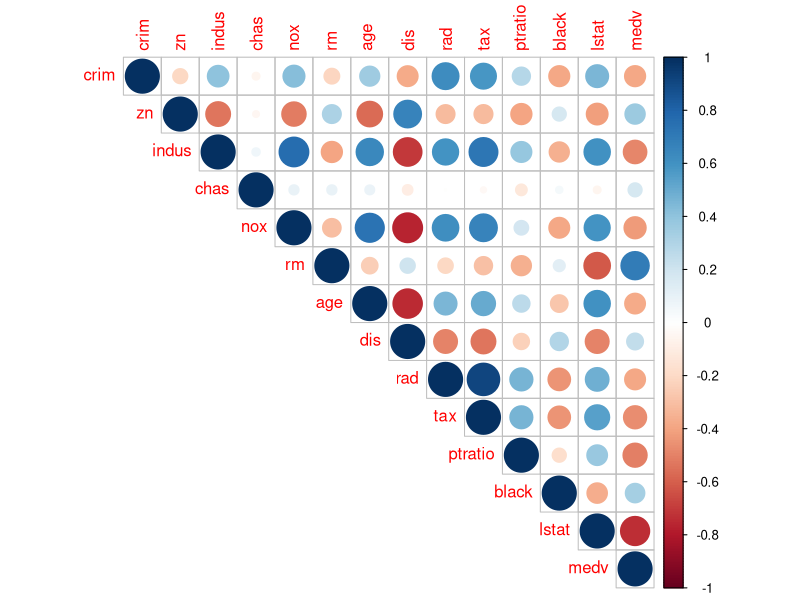
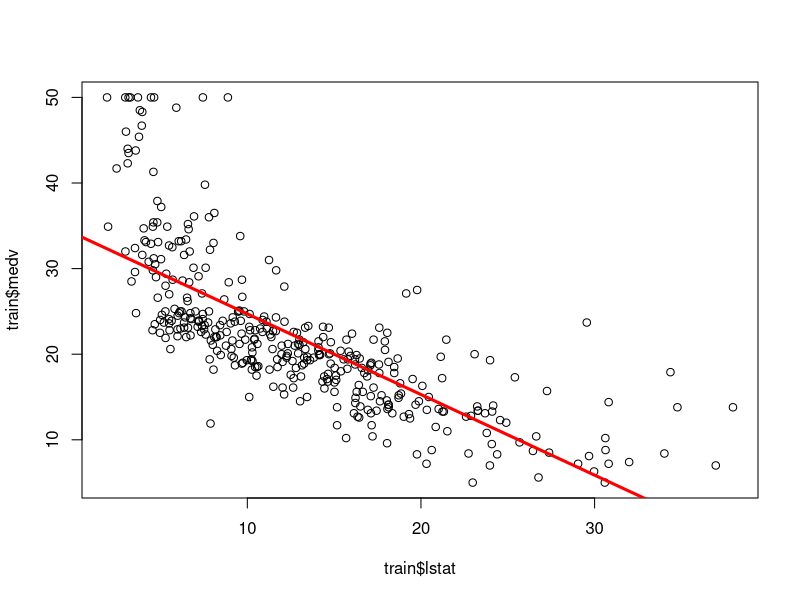
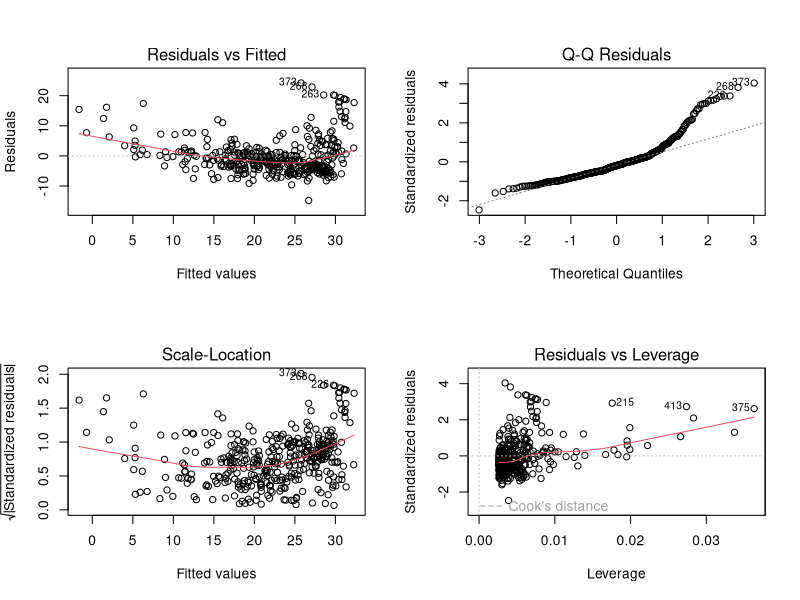

Write R code to recreate these figures, in order.
#Invoke MASS package which comprised of large collection of data sets and functions
library(MASS)

#The MASS library contains Boston dataset which records median house value using 13 predictors
#Some predictors are rm(average no. of rooms per house), age(average age of houses), and lstat(percent of households with low socioeconomic status)

attach(Boston)

names(Boston)

library(corrplot)

# Correlation matrix shows the linear relationship between variables of the Boston dataset
corr_matrix<-cor(Boston)
corrplot(corr_matrix, type="upper")

#train and test data split
data(Boston)
smp_size<-floor(0.75*nrow(Boston))
set.seed(12)
train_ind<-sample(seq_len(nrow(Boston)), size=smp_size)
train<-Boston[train_ind, ]
test<-Boston[-train_ind, ]

#Model build 
lm.fit = lm(medv~lstat, data=train)

# summary of the model that shows coefficients, R-squared and p-value 
summary(lm.fit)

# Scatter plot along with the trend line
plot(train$lstat,train$medv)

abline(lm.fit, lwd = 3, col = "red")

par(mfrow=c(2,2))
plot(lm.fit)

#predict test data
test$medv <- NULL
test_medv <- predict(lm.fit,test)

test <- cbind(test, as.data.frame(test_medv))

